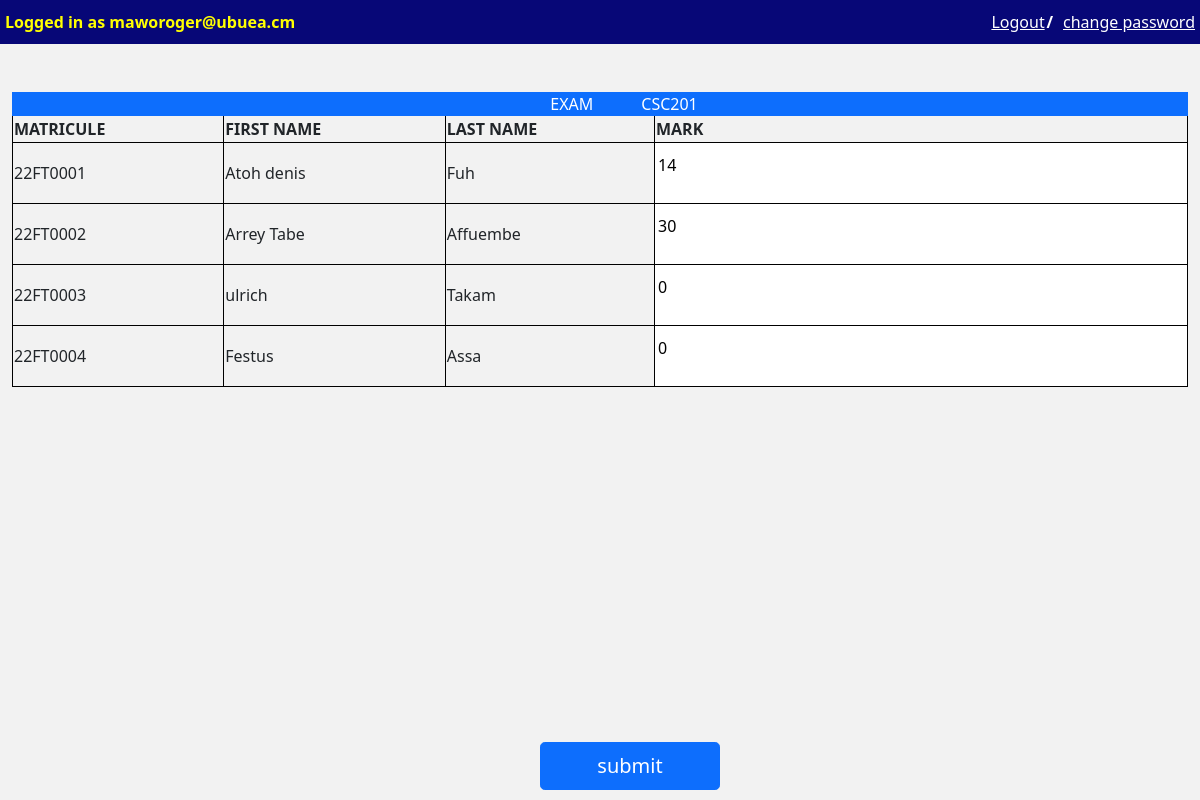
/my-courses/2/2/ (signed in), run on the app's committed database.
### account/models.py (models this page shows, shortened)
class Account(AbstractUser):
  email = models.EmailField(verbose_name="Email",max_length=60, unique=True)
  username = models.CharField(max_length=30, unique=True)
  date_joined = models.DateTimeField(verbose_name="date joined", auto_now_add=True)
  last_login = models.DateTimeField(verbose_name="last_login", auto_now=True)
  is_admin = models.BooleanField(default=False)
  is_active = models.BooleanField(default=True)
  is_staff = models.BooleanField(default=False)
  is_superuser = models.BooleanField(default=False)
  hide_email = models.BooleanField(default=True)
  objects = MyAccountManagaer()
  USERNAME_FIELD = 'email'
  REQUIRED_FIELDS = ['username']

### courses/models.py (models this page shows, shortened)
class Course(models.Model):
    teacher = models.ForeignKey(Teacher, on_delete=models.CASCADE,blank=True, null=True)
    department = models.ForeignKey(Department, on_delete=models.CASCADE)
    name = models.CharField(max_length=6, unique=True)
    course_credit = models.IntegerField(verbose_name="course credit")
    course_hours = models.IntegerField(verbose_name="course hours")

### marks/models.py (models this page shows, shortened)
class Mark(models.Model):
    student = models.ForeignKey(Student, on_delete=models.CASCADE)
    attendance = models.ForeignKey(Attendance, on_delete=models.CASCADE)
    course = models.ForeignKey(Course, on_delete=models.CASCADE)
    ca = models.IntegerField(verbose_name=" continuous assesment",default=0)
    exam = models.IntegerField(verbose_name="Exams assesment",default=0)
    resit = models.IntegerField(verbose_name="Resit",default=0)
    total = models.IntegerField(verbose_name='total',default=0)
    grade = models.CharField(max_length=1, default=None)

### student/models.py (models this page shows, shortened)
class Student(models.Model):
    department = models.ForeignKey(Department, on_delete=models.CASCADE)
    first_name = models.CharField(max_length=32, verbose_name="First name")
    last_name = models.CharField(max_length=32, verbose_name="Last name")
    matricule_number = models.CharField(max_length=8, verbose_name="Matricule number", unique=True )
    date_of_birth = models.DateField(verbose_name="date of birth")
    email = models.EmailField(max_length=32, unique=True)
    institutional_email = models.EmailField(max_length=32, unique=True)
    created_at = models.DateTimeField(auto_now_add=True)
    updated_at = models.DateTimeField(auto_now=True)

### teacher/views.py (the view, shortened to what this page needs)
# urls.py: path('my-courses/<int:course_id>/<int:id>/',views.render_update_marks,name='show-marks'),
@login_required(login_url="/login")
def render_update_marks(request,course_id, id=None):
   exam_type = None
   if id == 1:
       exam_type = 'ca'
   elif id == 2:
       exam_type = 'exam'
   else:
       exam_type = 'resit'
   if  request.user.is_authenticated == False:
       return redirect('login')
   context = {}
   context['course_name'] = Course.objects.get(pk=course_id).name
   student_marks = []
   current_date = datetime.datetime.now()
   attendance_date_arr = []
   attendance_dates = Attendance.objects.filter(course_id=course_id,
   date__contains=str(current_date)[:4])
   for attendance_date in attendance_dates:
       attendance_date_arr.append(attendance_date.id)
       student_marks.append(Mark.objects.get(attendance_id=attendance_date.id,
course_id=course_id))
       markFormSet = modelformset_factory(Mark, fields = [f"{exam_type}"])
       form = markFormSet(queryset=Mark.objects.filter(attendance_id__in = attendance_date_arr))
   if id ==1:
       context['exam'] = 'Continous Assesment'
   elif id ==2:
       context['exam'] = 'EXAM'
   else:
       context['exam'] = 'RESIT'
   context['student_marks'] = student_marks
   context['form'] = form
   context['course_id'] = course_id
   context['id'] = id
   return render(request, 'teacher/display_marks.html',context)

### teacher/templates/teacher/display_marks.html (shortened to what this page needs)
{% extends 'base.html' %}
{% block content %}
{% include 'snippets/header.html' %}
        <div class="container-fluid mt-5">
            <table class="w-100">
                <div class="bg-primary text-white text-center"><span class="px-5">{{exam}}</span><span>{{course_name}}</span></div>
                <tr>
                  <th>MATRICULE</th>
                  <th>FIRST NAME</th>
                  <th>LAST NAME</th>
                  <th>MARK</th>
                </tr>
                <form action={% url 'show-marks' course_id id  %} method="POST"> {% csrf_token %}
                {% for marks in student_marks %}
                {% for f in form %}
                {% if forloop.counter == forloop.parentloop.counter %}
                <tr>
                    <td>{{marks.student.matricule_number}}</td>
                    <td> {{marks.student.first_name}}</td>
                    <td>{{marks.student.last_name}}</td>
                    <td class="bg-white input__mark"> <div class="py-2">
                        {{f.as_p}}
                   </div></td>
                </tr>
                {% endif %}
                {% endfor %}
                {% endfor %}
            </table>
                <button class="btn btn-lg btn-primary bt-submit">submit</button>
            </div>
        </div>
{% endblock content %}

### templates/snippets/header.html (shortened to what this page needs)
<div class="d-flex">
	{% if request.user.is_authenticated == False %}
	<div><a href="{% url 'register' %}" class="text-decoration-none"> Register</a></div>
	<div class="mx-3"><a href="{% url 'login' %}" class="text-decoration-none"> Login</a></div>
	{%else%}
	<nav class="backround__blue ">
		<div class="color__yellow"><span>Logged in as</span> <span>{{request.user.email}}</span></div>
		<div class="d-flex">
		<div class="log__out"><a href="{% url 'logout' %}"> Logout</a></div>
		<div class="text-white slash">/</div>
		  <div class="change__password"> <a href=""> change password</a></div>
		</div>
	</nav>
	{% endif %}
</div>

### templates/snippets/base_css.html (style rules this page uses)
body { background-color: #f2f2f2; font-family: "Segoe UI"; font-weight: 380; }
:root { --main-background-color: #f2f2f2; --dark-background-color: #a2a2a2; --secondary-text-color: #808080; --light-primary-text-color: #0080ff; }

### templates/snippets/header.html (style rules this page uses)
.backround__blue { background-color: rgb(7, 7, 119); width: 100%; display: flex; justify-content: space-between; padding: 10px 5px 10px 5px; }
nav div a { color: white; }
.log__out { width: 55px; }
.slash { font-weight: 900; }
.change__password { padding-left: 10px; }
.color__yellow { color: yellow; font-weight: 900; }

### teacher/templates/teacher/display_marks.html (style rules this page uses)
.bt-submit { position: absolute; left: 45%; bottom: 10px; z-index: 1; width: 15vw; }
input { width: 100%; border: none; }
th { border-right: 1px solid black; }
tr { border-bottom: 1px solid black; border-right: 1px solid black; border-left: 1px solid black; }
td { border-right: 1px solid black; }

### data on the page
Account: user.email "maworoger@ubuea.cm"
Course: name "CSC201"
Mark: student.matricule_number "22FT0001", student.first_name "Atoh denis", student.last_name "Fuh", as_p "14"
Mark: student.matricule_number "22FT0002", student.first_name "Arrey Tabe", student.last_name "Affuembe", as_p "30"
Mark: student.matricule_number "22FT0003", student.first_name "ulrich", student.last_name "Takam", as_p "0"
Mark: student.matricule_number "22FT0004", student.first_name "Festus", student.last_name "Assa", as_p "0"

### other printed values
{{ exam }} "EXAM"
